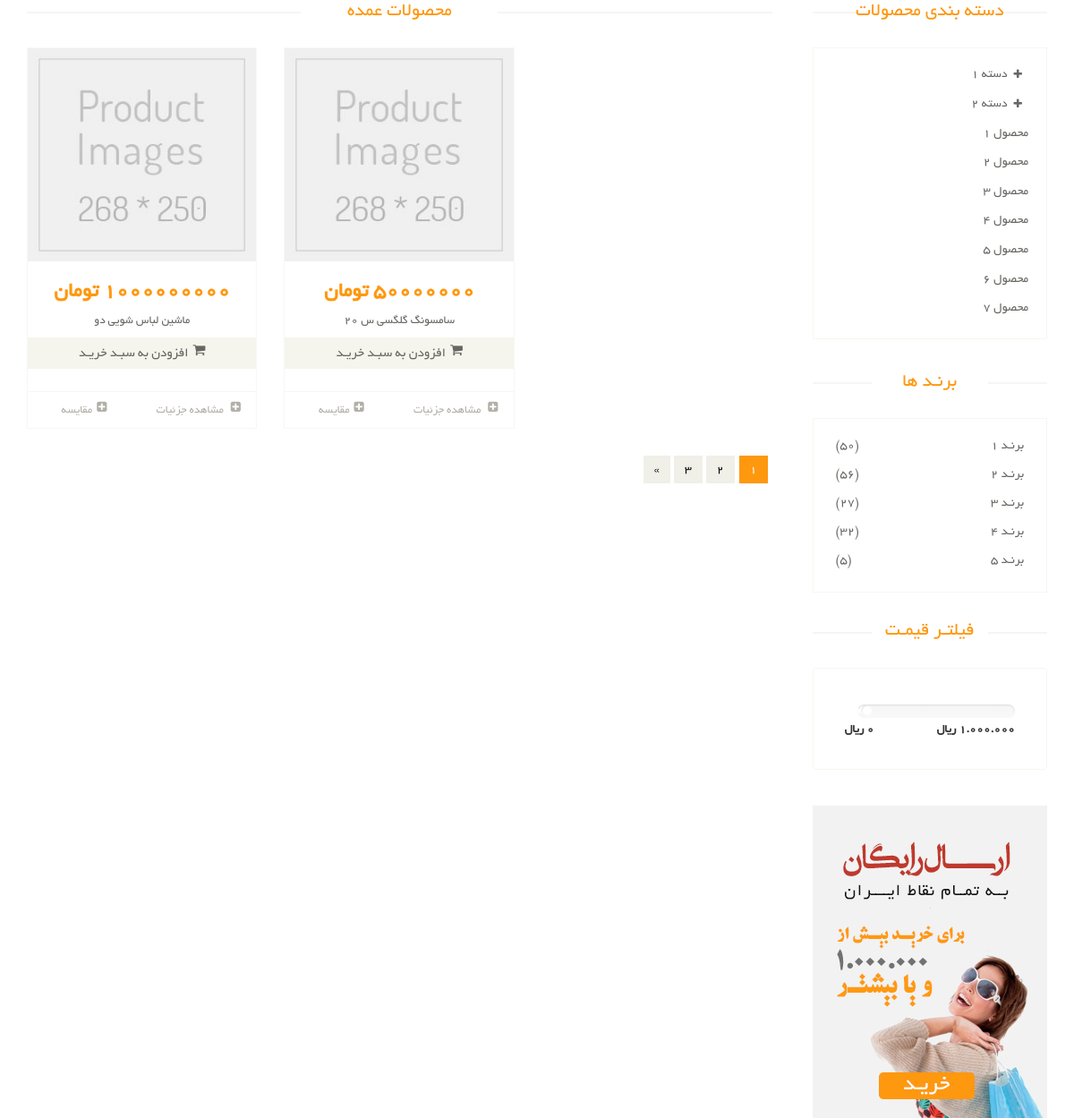
/prodoucts/, run on an earlier commit of the app's database.
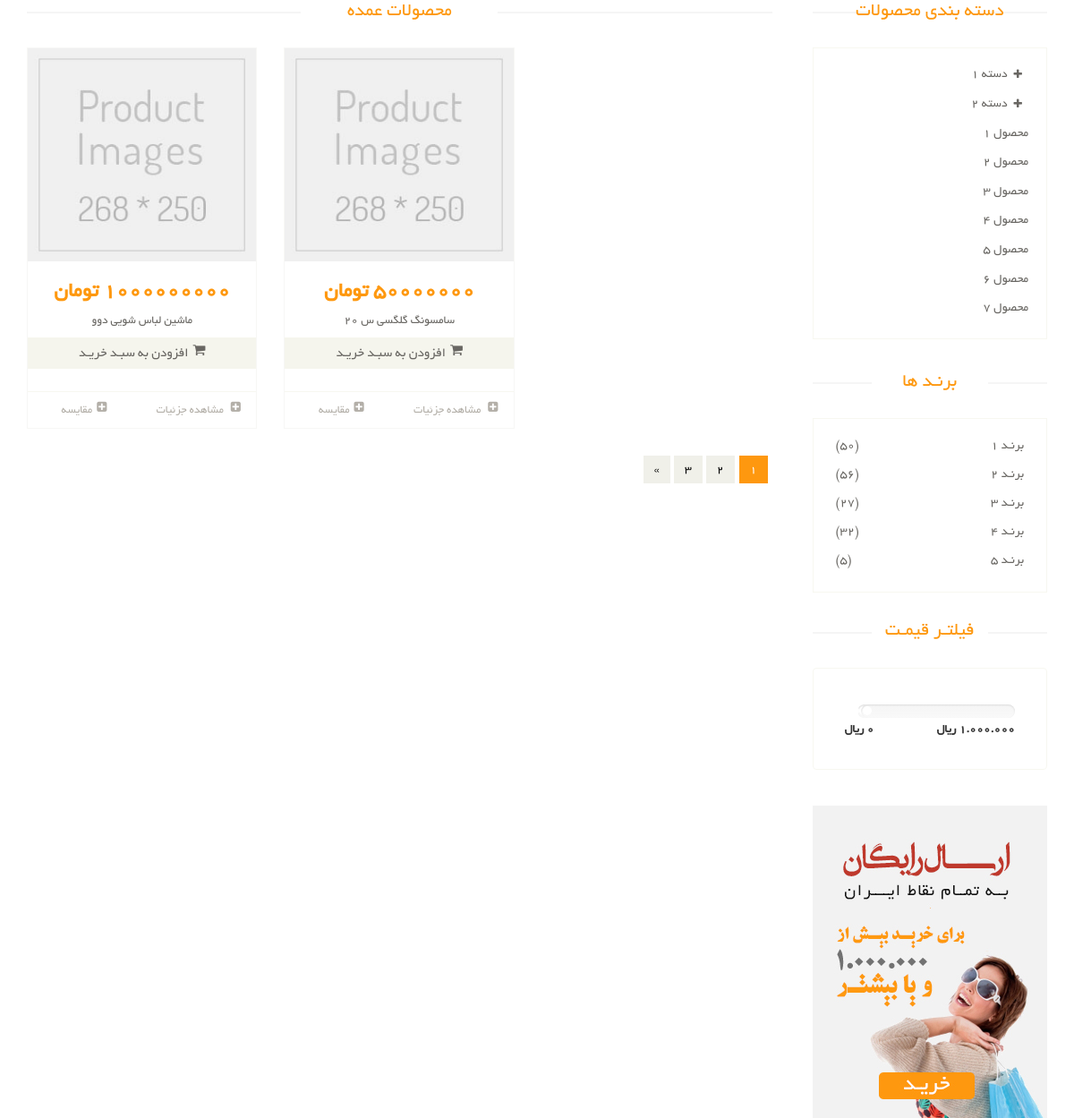
And on a later commit of the database.
### product/models.py (models this page shows, shortened)
class Product(models.Model):
    title = models.CharField(max_length=100, verbose_name='عنوان محصول')
    category = models.ManyToManyField(
        ProductCategory,
        related_name='product_categories',
        verbose_name='دسته بندی ها')
    brand = models.ForeignKey(ProductBrand, on_delete=models.CASCADE, verbose_name='برند', null=True, blank=True)
    price = models.IntegerField(verbose_name='قیمت')
    short_description = models.TextField(
        null=True, db_index=True, verbose_name='توضیح کوتاه')
    description = models.TextField(
        null=True,  db_index=True, verbose_name='توضیح اصلی')
    is_active = models.BooleanField(
        default=False, verbose_name='فعال / غیر فعال')
    slug = models.SlugField(default='', null=False, db_index=True, blank=True,
                            max_length=255, unique=True, verbose_name='عنوان در url')
    is_delete = models.BooleanField(verbose_name='حذف شده / نشده')
    class Meta:
        verbose_name = ' محصول'
        verbose_name_plural = '  محصول ها'

### product/views.py (the view)
# urls.py: path('', views.product_list, name='product-list'),
def product_list(request):
    products = Product.objects.all().order_by('-price')[:5]
    return render(request, 'product/product_list.html', {
        'products': products,
    })

### product/templates/product/product_list.html (shortened to what the changed rows need)
{% extends 'shared/_layout.html' %}
{% block content %}
<section>
    <div class="container">
        <div class="row">
            <div class="col-sm-9 padding-right">
                <div class="features_items">
                    <h2 class="title text-center">محصولات عمده</h2>
                    {% for product in products  %}
                        {% include 'includes/product_item_partiales.html' with product=product%}
                    {% endfor %}
                </div>
            </div>
            <div class="col-sm-3">
                <div class="left-sidebar">
                    <h2>دسته بندی محصولات</h2>
                    <div class="brands_products">
                        <h2>برنـد ها</h2>
                    </div>
                    <div class="price-range">
                        <h2>فیلتـر قیمـت</h2>
                    </div>
                </div>
            </div>
        </div>
    </div>
</section>
{% endblock  %}

### product/templates/includes/product_item_partiales.html (shortened to what this page needs)
<div class="col-sm-4">
    <div class="product-image-wrapper">
        <div class="single-products">
            <div class="productinfo text-center">
                <img src="images/shop/product.jpg" alt="">
                <h2>{{product.price }} تومان</h2>
                <p>{{product.title }}</p>
                <a href="#" class="btn btn-default add-to-cart"><i class="fa fa-shopping-cart"></i>افزودن به سبـد خریـد</a>
            </div>
            <div class="product-overlay">
                <div class="overlay-content">
                </div>
            </div>
        </div>
        <div class="choose">
            <ul class="nav nav-pills nav-justified">
                <li><a href="{% url 'product-detail' slug=product.slug %}"><i class="fa fa-plus-square"></i> مشاهده جزئیات</a></li>
                <li><a href=""><i class="fa fa-plus-square"></i>مقایسه</a></li>
            </ul>
        </div>
    </div>
    </div>

What changed in the data, as far as the page shows it:
changed Product: title "ماشین لباس شویی دو" → "ماشین لباس شویی دوو"
